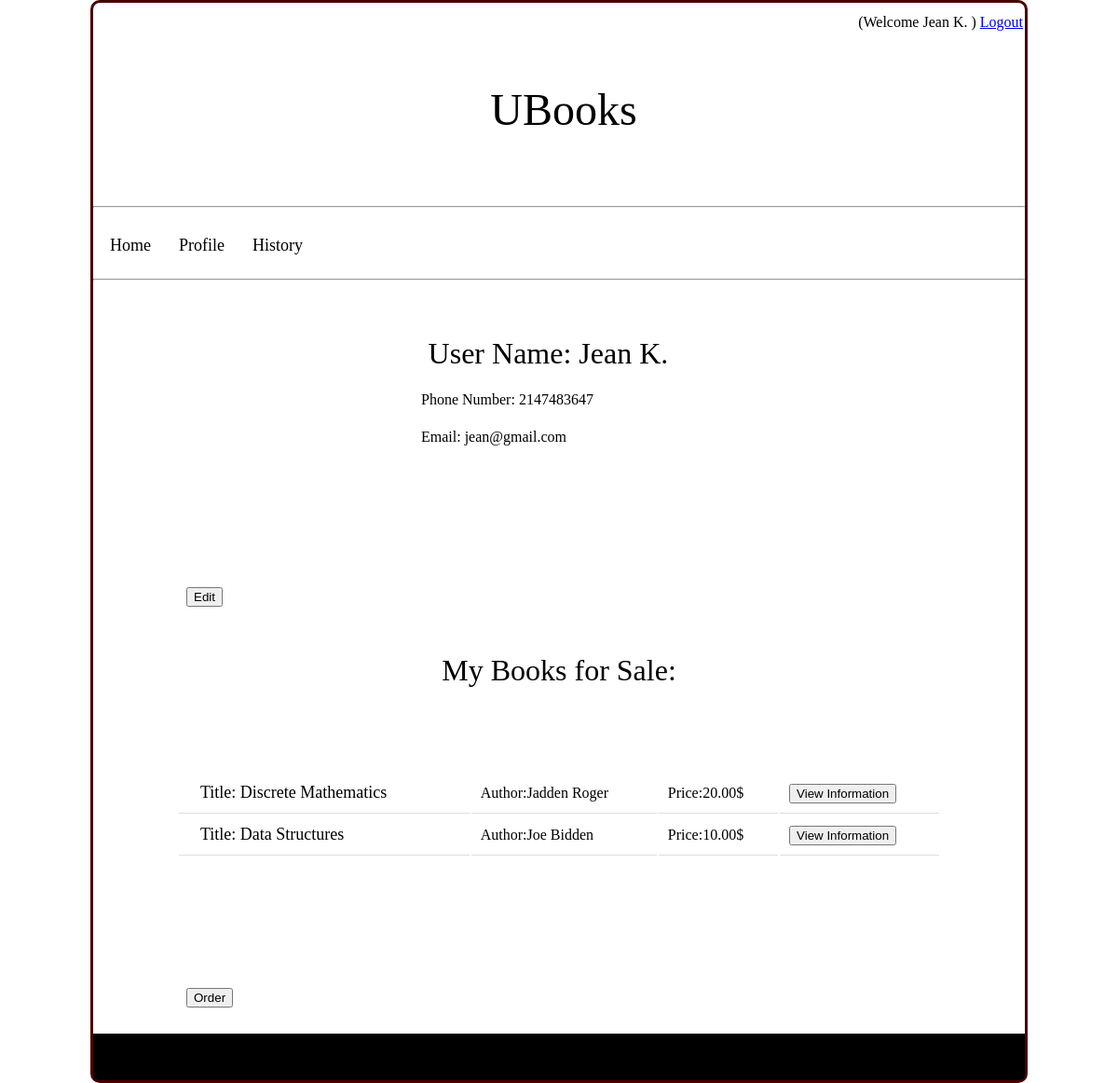
Page /profile_Page.php (signed in) on the committed database.
### tables this page shows
create table Users(
	user_ID varchar(5) not null,
	user_name char(30),
	phone_num int(10),
	email char(30),
	passwords char(40),
	
	primary key (user_ID)
);

create table Products(
	product_ID varchar(5) not null,
	user_ID varchar(5) not null,
	isbn_10 varchar(10) not null,
	price float(5,2),
	pay_method char(30),
	delivery_method char(30),
	
	primary key (product_ID),
	foreign key (user_ID) references Users(user_ID),
	foreign key (isbn_10) references Books(isbn_10)
);

create table Books(
	isbn_10 varchar(10) not null,
	title char(30) not null,
    author char(30),
    publish_date date,
	edition int(2),
	subject char(15),
	
	primary key (isbn_10)
);

### PHP/login_session_functions.php (the view, shortened to what this page needs)
<?php
	function view_user_info(){
			$mysqli = new mysqli(DB_HOST, DB_USERNAME, DB_PASSWORD, DB_DATABASE);
			$sql = "SELECT * FROM users  WHERE user_ID='".$_SESSION['my_user_ID']."'";
			$result = $mysqli->query($sql);
			$user = $result->fetch_assoc();
			echo '<table id="profile_info">';
			echo'	<tr><td><h2> User Name: '.$user["user_name"].'</h2><td></tr>';
			echo'	<tr><td> Phone Number: '.$user["phone_num"].'<td></tr>';
			echo'	<tr><td> Email: '.$user["email"].'<td></tr>';
			echo'</table>';
			echo'	<div style="padding-left:100px;padding-top:50px">';
			echo'		<form action="">';
			echo'			<button >Edit</button>';
			echo'		</form>';
			echo'	</div>';
	}
	function my_books_for_sale(){
			$mysqli = new mysqli(DB_HOST, DB_USERNAME, DB_PASSWORD, DB_DATABASE);
			$sql = "SELECT * FROM products natural join books  WHERE product_ID not in (select product_ID from orders) and user_ID='".$_SESSION['my_user_ID']."'";
			$result = $mysqli->query($sql);
			echo'<h2 style="padding-top:50px">My Books for Sale:</h2>';
			if ($result->num_rows > 0) {
				echo '<table id="book_list2">';
				while($row = $result->fetch_assoc()) {
					$title= $row["title"];
					$author= $row["author"];
					$price= $row["price"];
					$pro_ID = $row["product_ID"];
					echo '	<tr>';
					echo'		<td><a href="">Title: '.$title.'</a></td>';
					echo'		<td>Author:'.$author.'</td>';
					echo'		<td>Price:'.$price.'$</td>';
					echo'		<td>					   ';
					echo'			<form action="book_information_auth.php?p_id='.$pro_ID.'" method="post">';
					echo'				<button name="product_ID" type="submit" value="'.$pro_ID.'">View Information</button>';
					echo'			</form>';
					echo'		</td>					   ';
					echo'	</tr>';
				}
				echo'</table>';
				echo'	<div style="padding-left:100px;padding-top:50px">';
				echo'		<form action="">';
				echo'			<button >Order</button>';
				echo'		</form>';
				echo'	</div>';
			} else {
			echo "<p>You have no books for sale</p>";
			}
	}
?>

### style/profile_history.css (style rules this page uses)
html, body, div, span, applet, object, iframe, h1, h2, h3, h4, h5, h6, p, blockquote, pre, a, abbr, acronym, address, big, cite, code, html, body, div, span, applet, object, iframe, h1, h2, h3, h4, h5, h6, p, blockquote, pre, a, abbr, acronym, address, big, cite, code, del, dfn, em, img, ins, kbd, q, s, samp, small, strike, strong, sub, sup, tt, var, b, u, i, center, dl, dt, dd, ol, ul, li, fieldset, form, label, legend, table, caption, tbody, tfoot, thead, tr, th, td, article, aside, canvas, details, embed, figure, figcaption, footer, header, hgroup, menu, nav, output, ruby, section, summary, time, mark, audio, video { margin: 0; padding: 0; border: 0; font-size: 100%; font: inherit; vertical-align: baseline; }
#profile_info { padding-top:40px; width:50%; }
#profile_info td { text-align:left; padding:10px; }
#book_list2 { width:100%; }
#book_list2 td { text-align:left; padding:10px; border-bottom: 1px solid #ddd; }
#book_list2 a { text-decoration:none; color:black; padding:8px; margin:5px; font-size:18px; }
h2 { font-size:200%; text-align:center; }
table { padding:90px; margin: auto; }

### rows in the picture
users: user_name "Jean K.", phone_num "2147483647", email "jean@gmail.com"
products: isbn_10.title "Discrete Mathematics", isbn_10.author "Jadden Roger", price "20.00", $pro_ID 32734 (drawn)
products: isbn_10.title "Data Structures", isbn_10.author "Joe Bidden", price "10.00", $pro_ID 33234 (drawn)

### other values in the picture
$_SESSION['my_user_name'] "Jean K."
